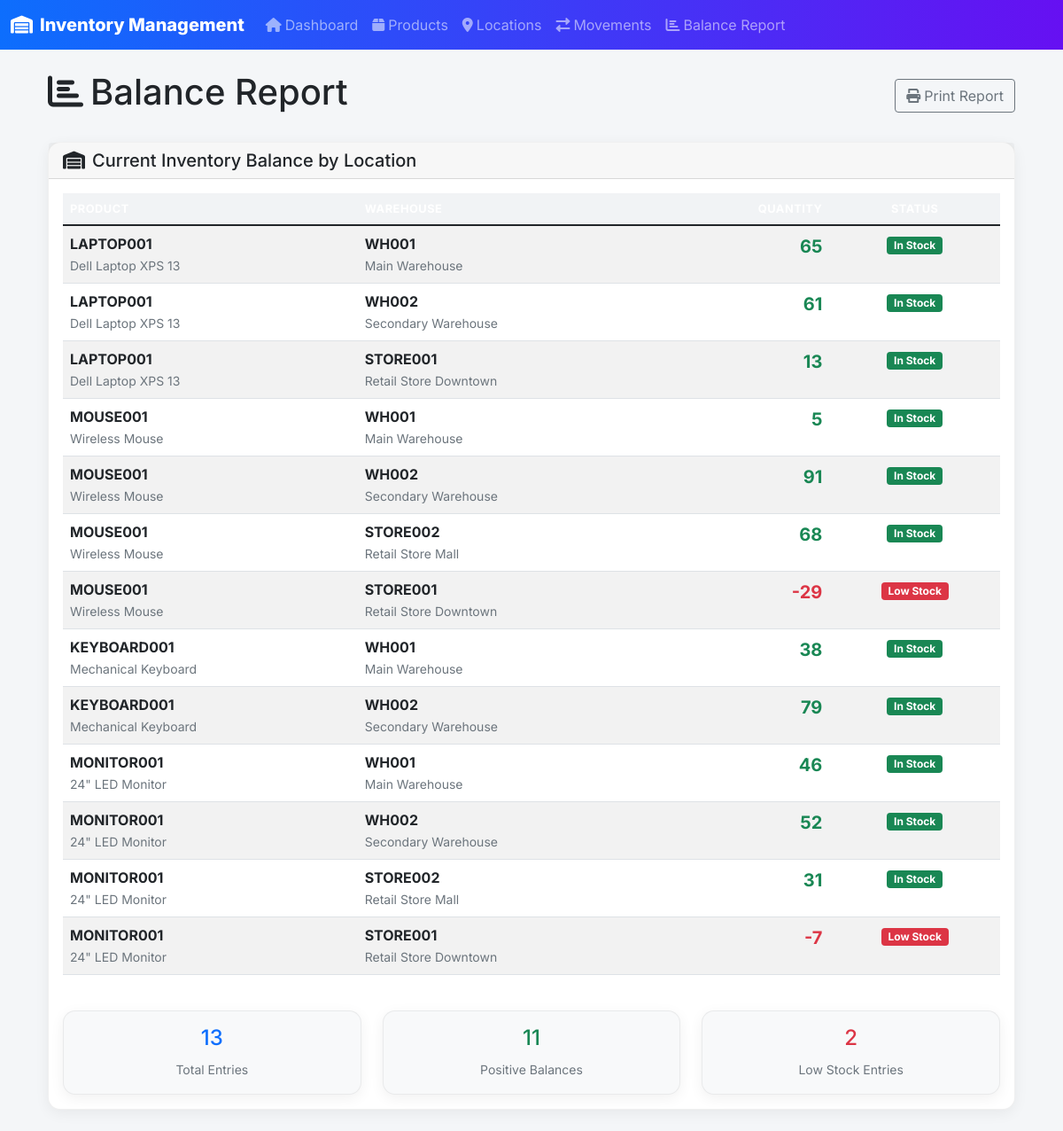
/balance_report, run on the app's committed database.
### app.py (models this page shows, shortened)
class ProductMovement(db.Model):
    movement_id = db.Column(db.String(50), primary_key=True)
    timestamp = db.Column(db.DateTime, nullable=False, default=datetime.utcnow)
    from_location = db.Column(db.String(50), db.ForeignKey('location.location_id'), nullable=True)
    to_location = db.Column(db.String(50), db.ForeignKey('location.location_id'), nullable=True)
    product_id = db.Column(db.String(50), db.ForeignKey('product.product_id'), nullable=False)
    qty = db.Column(db.Integer, nullable=False)
    driver_name = db.Column(db.String(100), nullable=True)
    truck_number = db.Column(db.String(50), nullable=True)
    product = db.relationship('Product', backref='movements')
    from_loc = db.relationship('Location', foreign_keys=[from_location], backref='outgoing_movements')
    to_loc = db.relationship('Location', foreign_keys=[to_location], backref='incoming_movements')

class Product(db.Model):
    product_id = db.Column(db.String(50), primary_key=True)
    name = db.Column(db.String(100), nullable=False)
    description = db.Column(db.Text)

class Location(db.Model):
    location_id = db.Column(db.String(50), primary_key=True)
    name = db.Column(db.String(100), nullable=False)
    description = db.Column(db.Text)

### app.py (the view)
@app.route('/balance_report')
def balance_report():
    balance_data = {}
    movements = ProductMovement.query.all()
    for movement in movements:
        product_id = movement.product_id
        qty = movement.qty
        if product_id not in balance_data:
            balance_data[product_id] = {}
        if movement.to_location:
            if movement.to_location not in balance_data[product_id]:
                balance_data[product_id][movement.to_location] = 0
            balance_data[product_id][movement.to_location] += qty
        if movement.from_location:
            if movement.from_location not in balance_data[product_id]:
                balance_data[product_id][movement.from_location] = 0
            balance_data[product_id][movement.from_location] -= qty
    balance_list = []
    products = {p.product_id: p.name for p in Product.query.all()}
    locations = {l.location_id: l.name for l in Location.query.all()}
    for product_id, location_balances in balance_data.items():
        for location_id, balance in location_balances.items():
            if balance != 0:  # Only show non-zero balances
                balance_list.append({
                    'product_id': product_id,
                    'product_name': products.get(product_id, 'Unknown'),
                    'location_id': location_id,
                    'location_name': locations.get(location_id, 'Unknown'),
                    'balance': balance
                })
    return render_template('balance_report.html', balance_list=balance_list)

### templates/balance_report.html (shortened to what this page needs)
{% extends "base.html" %}
{% block content %}
<div class="container">
    <div class="row">
        <div class="col-12">
            <div class="d-flex justify-content-between align-items-center mb-4">
                <h1>
                    <i class="fas fa-chart-bar me-2"></i>Balance Report
                </h1>
                <div>
                    <button onclick="window.print()" class="btn btn-outline-secondary">
                        <i class="fas fa-print me-1"></i>Print Report
                    </button>
                </div>
            </div>
        </div>
    </div>
    <div class="row">
        <div class="col-12">
            <div class="card">
                <div class="card-header">
                    <h5 class="mb-0">
                        <i class="fas fa-warehouse me-2"></i>Current Inventory Balance by Location
                    </h5>
                </div>
                <div class="card-body">
                    {% if balance_list %}
                        <div class="table-responsive">
                            <table class="table table-striped table-hover">
                                <thead class="table-dark">
                                    <tr>
                                        <th>Product</th>
                                        <th>Warehouse</th>
                                        <th class="text-end">Quantity</th>
                                        <th class="text-center">Status</th>
                                    </tr>
                                </thead>
                                <tbody>
                                    {% for item in balance_list %}
                                    <tr>
                                        <td>
                                            <div>
                                                <strong>{{ item.product_id }}</strong>
                                                <br><small class="text-muted">{{ item.product_name }}</small>
                                            </div>
                                        </td>
                                        <td>
                                            <div>
                                                <strong>{{ item.location_id }}</strong>
                                                <br><small class="text-muted">{{ item.location_name }}</small>
                                            </div>
                                        </td>
                                        <td class="text-end">
                                            <span class="fs-5 fw-bold {% if item.balance > 0 %}text-success{% else %}text-danger{% endif %}">
                                                {{ item.balance }}
                                            </span>
                                        </td>
                                        <td class="text-center">
                                            {% if item.balance > 0 %}
                                                <span class="badge bg-success">In Stock</span>
                                            {% elif item.balance == 0 %}
                                                <span class="badge bg-warning">Empty</span>
                                            {% else %}
                                                <span class="badge bg-danger">Low Stock</span>
                                            {% endif %}
                                        </td>
                                    </tr>
                                    {% endfor %}
                                </tbody>
                            </table>
                        </div>
                        <div class="row mt-4">
                            <div class="col-md-4">
                                <div class="card bg-light">
                                    <div class="card-body text-center">
                                        <h4 class="text-primary">{{ balance_list|length }}</h4>
                                        <small class="text-muted">Total Entries</small>
                                    </div>
                                </div>
                            </div>
                            <div class="col-md-4">
                                <div class="card bg-light">
                                    <div class="card-body text-center">
                                        <h4 class="text-success">{{ balance_list|selectattr('balance', 'gt', 0)|list|length }}</h4>
                                        <small class="text-muted">Positive Balances</small>
                                    </div>
                                </div>
                            </div>
                            <div class="col-md-4">
                                <div class="card bg-light">
                                    <div class="card-body text-center">
                                        <h4 class="text-danger">{{ balance_list|selectattr('balance', 'lt', 0)|list|length }}</h4>
                                        <small class="text-muted">Low Stock Entries</small>
                                    </div>
                                </div>
                            </div>
                        </div>
                    {% endif %}
                </div>
            </div>
        </div>
    </div>
</div>
{% endblock %}

### templates/base.html (style rules this page uses)
body { font-family: 'Inter', system-ui, -apple-system, Segoe UI, Roboto, Arial, sans-serif; background: #f4f6f8; }
.card { border: 1px solid rgba(0, 0, 0, 0.06); box-shadow: 0 4px 16px rgba(0,0,0,0.06); border-radius: 14px; }
.table thead th { background-color: #f1f3f5; text-transform: uppercase; font-size: .8rem; letter-spacing: .04em; }

### data on the page
ProductMovement: product_id "LAPTOP001" "LAPTOP001" "LAPTOP001", location_id "WH001"
Product: product_name "Dell Laptop XPS 13" "Dell Laptop XPS 13" "Dell Laptop XPS 13"
Location: location_name "Main Warehouse" "Main Warehouse" "Main Warehouse" "Main Warehouse"
ProductMovement: location_id "WH002"
Location: location_name "Secondary Warehouse" "Secondary Warehouse" "Secondary Warehouse" "Secondary Warehouse"
ProductMovement: location_id "STORE001"
Location: location_name "Retail Store Downtown" "Retail Store Downtown" "Retail Store Downtown"
ProductMovement: product_id "MOUSE001" "MOUSE001" "MOUSE001" "MOUSE001", location_id "WH001"
Product: product_name "Wireless Mouse" "Wireless Mouse" "Wireless Mouse" "Wireless Mouse"
ProductMovement: location_id "WH002"
ProductMovement: location_id "STORE002" "STORE001"
Location: location_name "Retail Store Mall" "Retail Store Mall"
ProductMovement: product_id "KEYBOARD001" "KEYBOARD001", location_id "WH001"
Product: product_name "Mechanical Keyboard" "Mechanical Keyboard"
ProductMovement: location_id "WH002"
ProductMovement: product_id "MONITOR001" "MONITOR001" "MONITOR001" "MONITOR001", location_id "WH001"
Product: product_name "24\" LED Monitor" "24\" LED Monitor" "24\" LED Monitor" "24\" LED Monitor"
ProductMovement: location_id "WH002"
ProductMovement: location_id "STORE002"
ProductMovement: location_id "STORE001"

### other printed values
{{ item.balance }} "65" "61" "13" "5" "91" "68" "-29" "38" "79" "46" "52" "31" "-7"
{{ balance_list|length }} "13"
{{ balance_list|selectattr('balance', 'gt', 0)|list|length }} "11"
{{ balance_list|selectattr('balance', 'lt', 0)|list|length }} "2"
